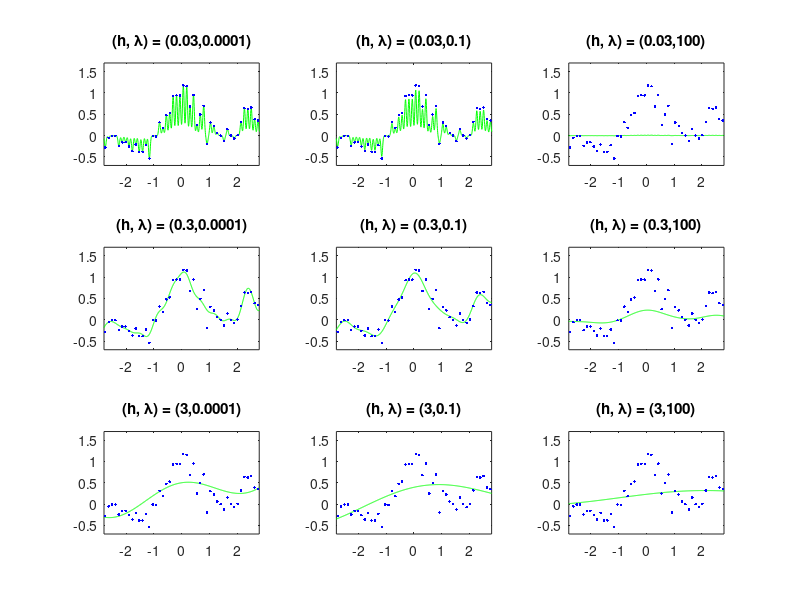
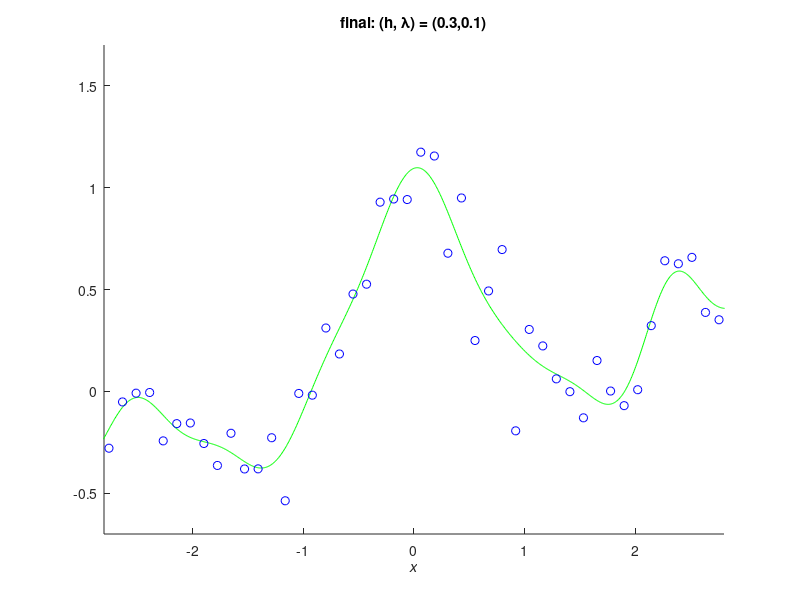

These charts were generated, in order, by the following MATLAB code:
%% Example 4.3 Model Selection with Cross Validation
%
% * *Result in book* : Figure 4.9
% * *Code in book* : Figure 4.14
% * *Output* : |eg4_3_A.png, eg4_3_B.png|
% * *Usage* : |eg4_3(), eg4_3(50, 1000)|
%
%% Source Code
function eg4_3(n, N)
    % init
    rng(0);
    % recommended, use it in future instead of
    % rand('state', 0); randn('state', 0);
    if nargin < 2
        n = 50; N = 1000;
    end

    % constant
    x = linspace(-3, 3, n)';
    X = linspace(-3, 3, N)';
    pix = pi * x;
    y = sin(pix) ./ (pix) + 0.1 * x + 0.2 * randn(n, 1);

    % plot preparation
    figure('Name', 'example 4-3 A'); clf; hold on;

    % kernel function
    x2 = x .^ 2;
    X2 = X .^ 2;
    xx = repmat(x2, 1, n) + repmat(x2', n, 1) - 2 * x * x';
    xX = repmat(X2, 1, n) + repmat(x2', N, 1) - 2 * X * x';

    % iteration parameter
    hidx = [0.03 0.3 3];
    hhs = 2 * hidx .^ 2;
    ls = [0.0001 0.1 100];
    m = 5;
    u = floor(m * (0 : n - 1) / n) + 1;
    u = u(randperm(n));

    id = 1;
    g = zeros(3, 3, m);
    for hk = 1 : length(hhs)
        hh = hhs(hk);
        hhh = hidx(hk);
        k = exp(-xx / hh);
        K = exp(-xX / hh);
        for ii = 1 : m
            ki = k(u ~= ii, :);
            kc = k(u == ii, :);
            yi = y(u ~= ii);
            yc = y(u == ii);
            for lk = 1 : length(ls)
                l = ls(lk);
                t = (ki' * ki + l * eye(n)) \ (ki' * yi);
                fc = kc * t;
                g(hk, lk, ii) = mean((fc - yc) .^ 2);
            end
        end
        for lk = 1 : length(ls)
            l = ls(lk);
            t = (k ^ 2 + l * eye(n)) \ (k * y);
            F = K * t;
            plotFigure(3, 3, id, num2str(hhh), num2str(l), X, F, x, y);
            id = id + 1;
        end
    end
    saveas(gcf, 'eg4_3_A', 'png');

    [gl, ggl] = min(mean(g, 3), [], 2);
    [~, gghl] = min(gl);
    L = ls(ggl(gghl));
    HH = hhs(gghl);

    K = exp(-(repmat(X .^ 2, 1, n) + repmat(x2', N, 1) - 2 * X * x') / HH);
    k = exp(-xx / HH);

    t = (k ^ 2 + L * eye(n)) \ (k * y);
    F = K * t;

    figure('Name', 'example 4-3 B'); clf; hold on;
    plot(X, F, 'g-', x, y, 'bo');
    axis([-2.8 2.8 -0.7 1.7]); xlabel('\itx');
    title(strcat( 'final: (h, \lambda) = (', num2str(hidx(gghl)), ', ', num2str(L), ')' ));

    % save figure
    saveas(gcf, 'eg4_3_B', 'png');

    % sub-function, plot sub-figure
    function [] = plotFigure( M, N, id, h, lambda, x1, y1, x2, y2 )
        subplot(M, N, id);
        plot(x1, y1, 'g-', x2, y2, 'b.');
        axis([-2.8 2.8 -0.7 1.7]);
        title(strcat( '(h, \lambda) = (', h, ', ', lambda, ')' ));
    end
end
